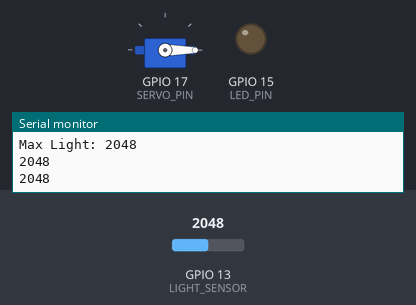
Recording of a program running on a simulated ESP32. Shown: servo, output pins drawn as LEDs (lit = HIGH), the last lines printed to the serial monitor. The test bench sets the inputs (shaded band); at power-on: GPIO 13 (LIGHT_SENSOR) = 2048.

Above: at 11.2 s.
11.3 s: GPIO 13 (LIGHT_SENSOR) set to 2183
13.2 s: GPIO 13 (LIGHT_SENSOR) set to 2280
At 14.3 s:
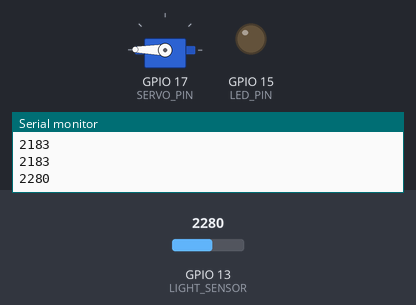
15.5 s: GPIO 13 (LIGHT_SENSOR) set to 2047
At 17.0 s:
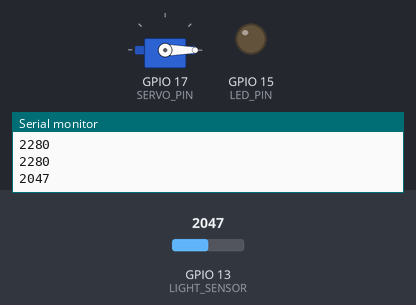
17.5 s: GPIO 13 (LIGHT_SENSOR) set to 2866
At 18.5 s:
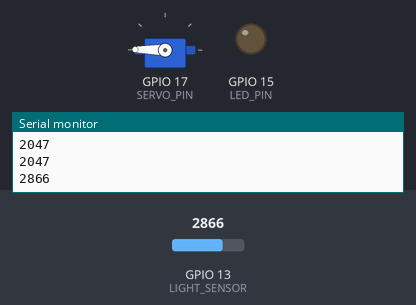
Timing chart, 0 to 20.5 s (numbered marks = the images above; inputs shaded):
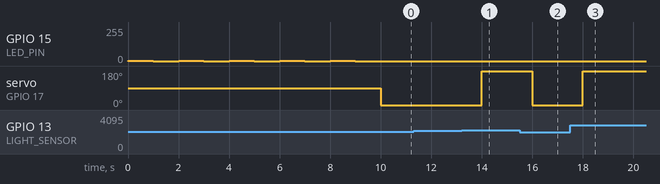

The program:

main.cpp
```cpp
#include <Arduino.h>
#include <Servo.h>

const int LIGHT_SENSOR = 13;
const int LED_PIN = 15;
const int SERVO_PIN = 17;
const int BAUD_RATE = 9600;
const int CALIBRATION_DELAY = 10000;

int maxLight = 0, minLight = 4095;
int light_value;
int rotateValue = 0;

Servo myServo;

void calibrate(){
  unsigned long startTime = millis();
  int counter = 0;
  while(millis() - startTime < CALIBRATION_DELAY) {
    analogWrite(LED_PIN, HIGH);
    sleep(1);
    light_value = analogRead(LIGHT_SENSOR);
    minLight = min(minLight, light_value);
    maxLight = max(maxLight, light_value);
    Serial.println("SLEEP");

    analogWrite(LED_PIN, LOW);
    sleep(1);
    ++counter;
  }
}

void setup() {
  Serial.begin(BAUD_RATE);

  pinMode(LED_PIN, OUTPUT);
  pinMode(LIGHT_SENSOR, INPUT);
  calibrate();
  myServo.attach(SERVO_PIN);

  Serial.print("Min Light: ");
  Serial.println(minLight);

  Serial.print("Max Light: ");
  Serial.println(maxLight);
  Serial.println();
}

void loop() {
  int lightLevel = analogRead(LIGHT_SENSOR);
  Serial.println(lightLevel);
  if (lightLevel <= minLight + 200) {
    myServo.write(0);
  } else if (lightLevel >= maxLight - 200) {
    myServo.write(179);
  }else
  {
    int value = (light_value)/(maxLight) * 179;
    myServo.write(value);
  }
  delay(1000);
}
```

Measured:
- the behaviour switches between 2248 and 2249 on GPIO 13 (LIGHT_SENSOR) (found by bisection; images 0 and 1)
- after the input at 13.2 s, servo on GPIO 17 (SERVO_PIN): 0° → 179° after 0.80 s
- after the input at 15.5 s, servo on GPIO 17 (SERVO_PIN): 179° → 0° after 0.50 s
- after the input at 17.5 s, servo on GPIO 17 (SERVO_PIN): 0° → 179° after 0.50 s
